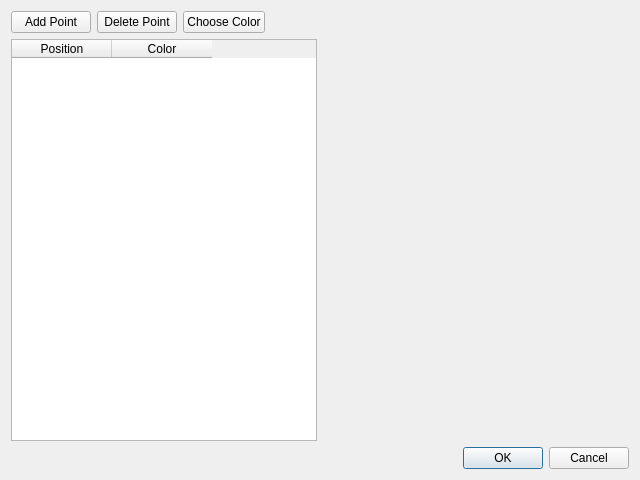
<?xml version="1.0" encoding="UTF-8"?>
<ui version="4.0">
 <class>CreateGradientDialog</class>
 <widget class="QDialog" name="CreateGradientDialog">
  <property name="geometry">
   <rect>
    <x>0</x>
    <y>0</y>
    <width>640</width>
    <height>480</height>
   </rect>
  </property>
  <property name="windowTitle">
   <string>Dialog</string>
  </property>
  <layout class="QGridLayout" name="gridLayout">
   <item row="0" column="0">
    <layout class="QHBoxLayout" name="horizontalLayout">
     <item>
      <widget class="QPushButton" name="bAddPoint">
       <property name="text">
        <string>Add Point</string>
       </property>
      </widget>
     </item>
     <item>
      <widget class="QPushButton" name="bDeletePoint">
       <property name="text">
        <string>Delete Point</string>
       </property>
      </widget>
     </item>
     <item>
      <widget class="QPushButton" name="bChooseColor">
       <property name="text">
        <string>Choose Color</string>
       </property>
      </widget>
     </item>
     <item>
      <spacer name="horizontalSpacer">
       <property name="orientation">
        <enum>Qt::Horizontal</enum>
       </property>
       <property name="sizeHint" stdset="0">
        <size>
         <width>40</width>
         <height>20</height>
        </size>
       </property>
      </spacer>
     </item>
    </layout>
   </item>
   <item row="1" column="0">
    <layout class="QHBoxLayout" name="horizontalLayout_2">
     <item>
      <widget class="QTableWidget" name="tableWidget">
       <property name="sizePolicy">
        <sizepolicy hsizetype="Preferred" vsizetype="Preferred">
         <horstretch>0</horstretch>
         <verstretch>0</verstretch>
        </sizepolicy>
       </property>
       <column>
        <property name="text">
         <string>Position</string>
        </property>
       </column>
       <column>
        <property name="text">
         <string>Color</string>
        </property>
       </column>
      </widget>
     </item>
     <item>
      <widget class="QWidget" name="preview" native="true">
       <property name="sizePolicy">
        <sizepolicy hsizetype="Preferred" vsizetype="Expanding">
         <horstretch>0</horstretch>
         <verstretch>0</verstretch>
        </sizepolicy>
       </property>
       <property name="autoFillBackground">
        <bool>true</bool>
       </property>
      </widget>
     </item>
    </layout>
   </item>
   <item row="2" column="0">
    <widget class="QDialogButtonBox" name="buttonBox">
     <property name="orientation">
      <enum>Qt::Horizontal</enum>
     </property>
     <property name="standardButtons">
      <set>QDialogButtonBox::Cancel|QDialogButtonBox::Ok</set>
     </property>
    </widget>
   </item>
  </layout>
 </widget>
 <resources/>
 <connections>
  <connection>
   <sender>buttonBox</sender>
   <signal>accepted()</signal>
   <receiver>CreateGradientDialog</receiver>
   <slot>accept()</slot>
   <hints>
    <hint type="sourcelabel">
     <x>248</x>
     <y>254</y>
    </hint>
    <hint type="destinationlabel">
     <x>157</x>
     <y>274</y>
    </hint>
   </hints>
  </connection>
  <connection>
   <sender>buttonBox</sender>
   <signal>rejected()</signal>
   <receiver>CreateGradientDialog</receiver>
   <slot>reject()</slot>
   <hints>
    <hint type="sourcelabel">
     <x>316</x>
     <y>260</y>
    </hint>
    <hint type="destinationlabel">
     <x>286</x>
     <y>274</y>
    </hint>
   </hints>
  </connection>
 </connections>
</ui>
